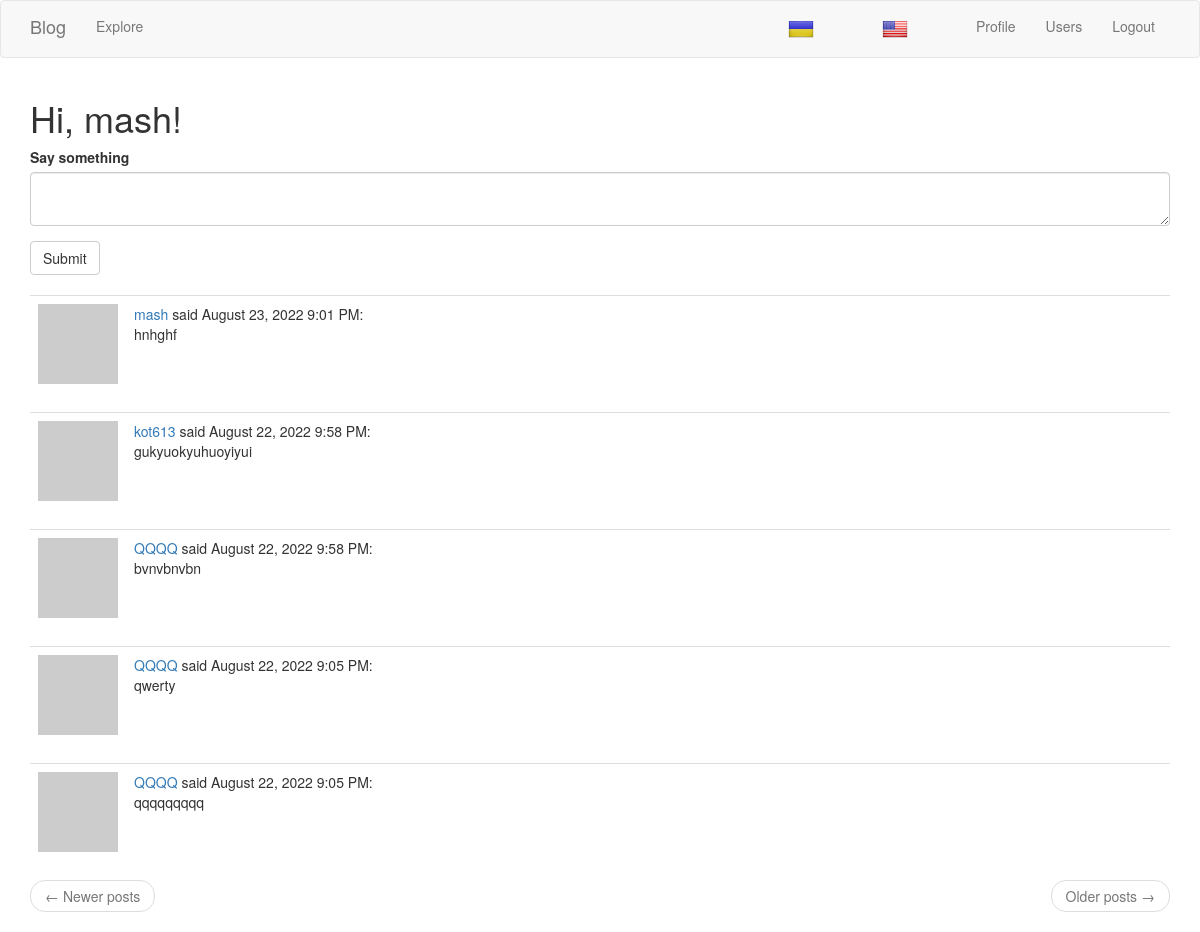
The page /index (signed in) on the database its author committed.
### app/models.py (models this page shows, shortened)
class User(UserMixin, db.Model):
    id = db.Column(db.Integer, primary_key=True)
    username = db.Column(db.String(64), index=True, unique=True)
    email = db.Column(db.String(120), index=True, unique=True)
    password_hash = db.Column(db.String(128))
    about_me = db.Column(db.String(255))
    last_seen = db.Column(db.DateTime, default=datetime.utcnow)
    posts = db.relationship('Post', backref='author', lazy='dynamic')
    followed = db.relationship(
        'User', secondary=followers,
        primaryjoin=(followers.c.follower_id == id),
        secondaryjoin=(followers.c.followed_id == id),
        backref=db.backref('followers', lazy='dynamic'), lazy='dynamic')
    def avatar(self, size):
        digest = md5(self.email.lower().encode('utf-8')).hexdigest()
        return f'https://www.gravatar.com/avatar/{digest}?d=identicon&s={size}'
    def followed_posts(self):
        followed = Post.query.join(
            followers, (followers.c.followed_id == Post.user_id)).filter(
            followers.c.follower_id == self.id)
        own = Post.query.filter_by(user_id=self.id)
        return followed.union(own).order_by(Post.timestamp.desc())

class Post(db.Model):
    id = db.Column(db.Integer, primary_key=True)
    body = db.Column(db.String(140))
    timestamp = db.Column(db.DateTime, index=True, default=datetime.utcnow)
    user_id = db.Column(db.Integer, db.ForeignKey('user.id'))

### app/main/routes.py (the view)
@bp.route('/')
@bp.route('/index', methods=['GET', 'POST'])
@login_required
def index():
    form = PostForm()
    if form.validate_on_submit():
        post = Post(body=form.post.data, author=current_user)
        db.session.add(post)
        db.session.commit()
        flash(_('Your post is now live!'))
        return redirect(url_for('main.index'))
    page = request.args.get('page', 1, type=int)
    posts = current_user.followed_posts().paginate(
        page, current_app.config['POSTS_PER_PAGE'], False)
    next_url = url_for('main.index', page=posts.next_num) if posts.has_next else None
    prev_url = url_for('main.index', page=posts.prev_num) if posts.has_prev else None
    return render_template('index.html', title=_('Home'), form=form,
                           posts=posts.items, next_url=next_url, prev_url=prev_url)

### app/main/forms.py
class PostForm(FlaskForm):
    post = TextAreaField(_l('Say something'), validators=[DataRequired(), Length(min=1, max=140)])
    submit = SubmitField(_l('Submit'))

### app/main/routes.py (called while the page is built)
@bp.before_request
def before_request():
    if current_user.is_authenticated:
        current_user.last_seen = datetime.utcnow()
        db.session.commit()

### app/models.py (called while the page is built)
@login.user_loader
def load_user(id_db):
    return User.query.get(int(id_db))

### app/templates/index.html
{% extends "base.html" %}
{% import 'bootstrap/wtf.html' as wtf %}
{% block app_content %}
<h1>{{ _('Hi, ') }}{{ current_user.username }}!</h1>
{% if form %}
{{ wtf.quick_form(form) }}
<br>
{% endif %}
{% for post in posts %}
{% include '_post.html' %}
{% endfor %}
<nav aria-label="...">
    <ul class="pager">
        <li class="previous{% if not prev_url %} disabled{% endif %}">
            <a href="{{ prev_url or '#' }}"><span aria-hidden="true">&larr;</span> {{ _('Newer posts') }}</a>
        </li>
        <li class="next{% if not next_url %} disabled{% endif %}">
            <a href="{{ next_url or '#' }}">{{ _('Older posts') }} <span aria-hidden="true">&rarr;</span></a>
        </li>
    </ul>
</nav>
{% endblock %}

### app/templates/_post.html
<table class="table table-hover">
    <tr>
        <td width="70px">
            <a href="{{ url_for('main.user', username=post.author.username) }}">
                <img src="{{ post.author.avatar(70) }}"/>
            </a>
        </td>
        <td>
            <a href="{{ url_for('main.user', username=post.author.username) }}">
                {{ post.author.username }}
            </a>
            {{ _('said') }} {{ moment(post.timestamp).format('LLL') }}:
            <br>
            {{ _(post.body) }}
        </td>
    </tr>
</table>

### rows shown on the page
User: username "mash"
Post: author.username "mash", timestamp "August 23, 2022 9:01 PM"
Post: author.username "kot613", timestamp "August 22, 2022 9:58 PM"
Post: author.username "QQQQ", timestamp "August 22, 2022 9:58 PM"
Post: author.username "QQQQ", timestamp "August 22, 2022 9:05 PM"
Post: author.username "QQQQ", timestamp "August 22, 2022 9:05 PM"
